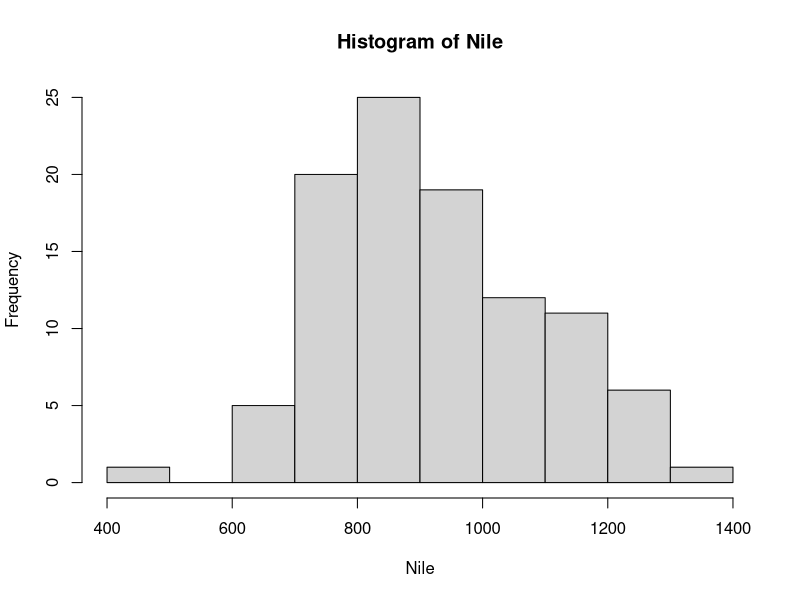

Reproduce this figure in R.
a = c(1:5)
a
a[3:5] #including the start and the end

mean(a)
sd(a)
data()

BOD
mean(BOD$Time)
mean(Nile)
hist(Nile)

# Convert inches to cm
convert_IN_CM = function(inch){
  cm = inch*2.54
  return(cm)
}

# testing the function
convert_IN_CM(1)
convert_IN_CM(10)


# Convert cm to inches
convert_CM_to_IN = function(cm){
  inch = cm / 2.54
  return(inch)
}
# testing the function
convert_CM_to_IN(2.54)


